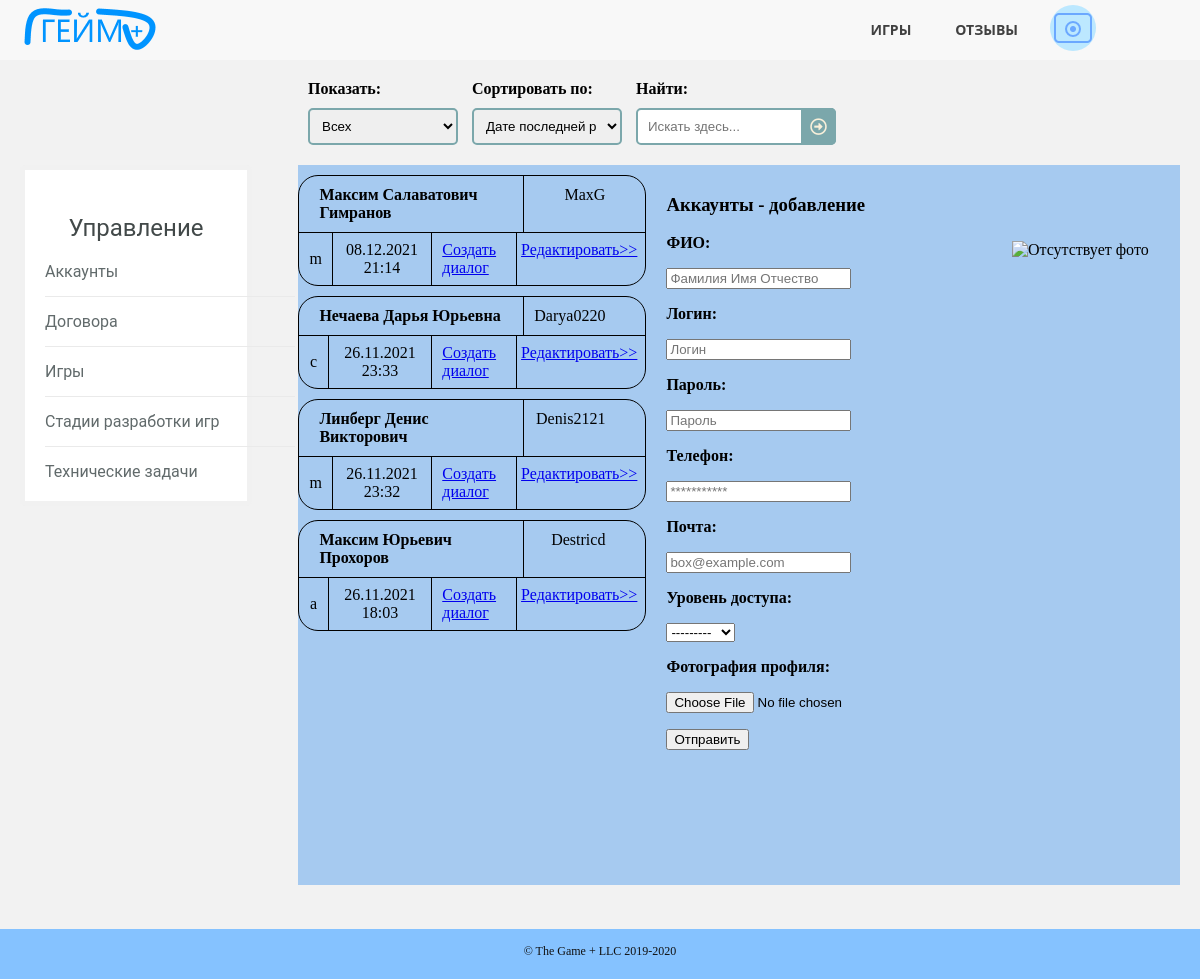
Screenshot of /control.html (signed in) with the database file from the repository.
### gameplusapp/models.py (models this page shows, shortened)
class Employee(models.Model):
    MY_CHOICES = (
        ('a', 'Админ'),
        ('m', 'Мастер'),
        ('c', 'Клиент')
    )
    full_name = models.CharField(max_length=50)
    phone = models.CharField(max_length=11)
    access_level = models.CharField(max_length=1, choices=MY_CHOICES)
    email = models.CharField(max_length=30)
    login = models.CharField(max_length=30, unique=True)
    password = models.CharField(max_length=30)
    reg_date = models.DateTimeField(default=timezone.now())
    avatar = models.ImageField(upload_to="static/images/users", null=True, blank=True)
    class Meta:
        ordering = ["-reg_date"]

### gameplusapp/views.py (the view, shortened to what this page needs)
# urls.py: path('control.html', ControlPage.as_view()),
class ControlPage(View):
    def get(self, request):
        new = False
        if "id_user" not in request.session:
            return HttpResponseRedirect('login.html')
        elif Employee.objects.get(id=request.session["id_user"]).access_level == 'c':
            return HttpResponseRedirect('contracts.html')
        elif Employee.objects.get(id=request.session["id_user"]).access_level == 'a':
            new = True
        g_avatar = get_del_account(request.session["id_user"]).avatar
        message = ''
        mod = "добавление"
        g_accounts = get_accounts()
        form = AccountsForm()
        form.fields['access_level'].choices = [('', '---------'), ('m', 'Мастер'), ('c', 'Клиент')]
        filtred = AccountsFilterForm(request.GET)
        if filtred.is_valid():
            if filtred.cleaned_data["search"]:
                g_accounts = g_accounts.filter(full_name__iregex=filtred.cleaned_data["search"])
            if filtred.cleaned_data["ordering"]:
                g_accounts = g_accounts.order_by(filtred.cleaned_data["ordering"])
            if filtred.cleaned_data["watching"]:
                g_accounts = g_accounts.filter(access_level=filtred.cleaned_data["watching"])
        context = {
            'g_accounts': g_accounts,
            'filtred': filtred,
            'form': form,
            'mod': mod,
            'new': new,
            'message': message,
            'g_avatar': g_avatar
        }
        return render(request, 'control.html', context=context)

### gameplusapp/forms.py
class AccountsFilterForm(forms.Form):
    watching = forms.ChoiceField(required=False, widget=forms.Select(attrs={
        'class': 'sortsel'
    }), choices=[
        ["", "Всех"],
        ["a", "Админов"],
        ["m", "Сотрудников"],
        ["c", "Клиентов"]
    ])
    ordering = forms.ChoiceField(required=False, widget=forms.Select(attrs={
        'class': 'sortsel'
    }), choices=[
        ["-reg_date", "Дате последней регистрации"],
        ["reg_date", "Дате первой регистрации"],
        ["full_name", "ФИО"],
        ["login", "Логинам"]
    ])
    search = forms.CharField(label="Найти:", required=False, widget=forms.TextInput(attrs={
        'placeholder': 'Искать здесь...'
    }))

class AccountsForm(forms.ModelForm):
    class Meta:
        model = Employee
        fields = ['full_name', 'phone', 'access_level', 'email', 'login', 'password', 'avatar']
        widgets = {
            "full_name": forms.TextInput(attrs={
                'placeholder': 'Фамилия Имя Отчество'
            }),
            "phone": forms.NumberInput(attrs={
                'placeholder': '***********'
            }),
            "email": forms.EmailInput(attrs={
                'placeholder': 'box@example.com'
            }),
            "login": forms.TextInput(attrs={
                'placeholder': 'Логин'
            }),
            "password": forms.PasswordInput(attrs={
                'placeholder': 'Пароль'
            }, render_value=True)
        }

### gameplusapp/function.py (called while the page is built)
def get_accounts():
    accounts = Employee.objects.all()
    return accounts

def get_del_account(pk):
    account = Employee.objects.get(id=pk)
    return account

### gameplusapp/templates/control.html (shortened to what this page needs)
<!DOCTYPE HTML>
<html>
	<head>
		<link rel="stylesheet" href="../static/css/pattern.css" />
		<link rel="stylesheet" href="../static/css/control.css" />
		<link rel="stylesheet" href="../static/css/allaccounts.css" />
	</head>
	<body>
		<header>
		  <nav>
		      <a href="/" class="logo"><img src="../static/images/logo.png" alt="логотип"></a>
			  <ul class="topmenu">
				<li><a href="/games.html">Игры</a></li>
				<li><a href="/reviews.html">Отзывы</a></li>
				<li><a class="submenu-link">
					{% if g_avatar == '' or g_avatar == None %}
					<img src="../static/images/avatar.png" alt="отсутствует аватарка">
					{% else %}
					<img src="../{{ g_avatar }}" alt="аватарка">
					{% endif %}
				</a>
				</li>
			  </ul>
		  </nav>
		</header>
        <section class="selections">
			<div class="functions">
				<form class="searchform" method="get">
					<div class="viewblock">
						<p><strong>Показать:</strong></p>
						<p>{{ filtred.watching }}</p>
					</div>
					<div class="sortblock">
						<p><strong>Сортировать по:</strong></p>
						<p>{{ filtred.ordering }}</p>
					</div>
					<div class="searchblock">
						<p><strong>Найти:</strong></p>
						<p>{{ filtred.search }}
						<button type="submit"></button></p>
					</div>
				</form>
			</div>
		</section>
		<section class="allgames">
			<div class="lists">
				<div class="sublinks">
					<div class="widget">
						<h3>Управление</h3>
						<ul>
						  	<li><a href="/control.html">Аккаунты</a></li>
						  	<li><a href="/contracts.html">Договора</a></li>
						  	<li><a href="/allgames.html">Игры</a></li>
							<li><a href="/game_states.html">Стадии разработки игр</a></li>
						  	<li><a href="/alltasks.html">Технические задачи</a></li>
						</ul>
					</div>
				</div>
                <div class="games">
					{% for account in g_accounts %}
					{% include 'control_one.html' %}
					{% endfor %}
				</div>
				{% if new or mod == "редактирование" %}
				<div class="info">
					<div class="name">
						<h3>Аккаунты - {{ mod }}</h3>
					</div>
					<div class="description">
						<p><img src="../{{ avatar }}" alt="Отсутствует фото" class="rightimg">
							<div class="userblock">
								<form class="userform" method="post" enctype="multipart/form-data">
								    <p><strong>ФИО:</strong></p>
								    <p>{{ form.full_name }}</p>
									<p><strong>Логин:</strong></p>
								    <p>{{ form.login }}</p>
									<p><strong>Пароль:</strong></p>
								    <p>{{ form.password }}</p>
									<p><strong>Телефон:</strong></p>
								    <p>{{ form.phone }}</p>
									<p><strong>Почта:</strong></p>
								    <p>{{ form.email }}</p>
									<p><strong>Уровень доступа:</strong></p>
								    <p>{{ form.access_level }}</p>
									<p><strong>Фотография профиля:</strong></p>
								    <p>{{ form.avatar }}</p>
								    <p><button type="submit">Отправить</button></p>
								</form>
							</div>
						</p>
					</div>
				</div>
				{% endif %}
			</div>
		</section>
	</body>
	<footer>
		<div class="copyright">
			<span>&copy; The Game + LLC 2019-2020</span>
		</div>
	</footer>
</html>

### gameplusapp/templates/control_one.html
{% block content %}
<div class="userone">
    <div class="usertag">
        <div class="username">
            <p>{{ account.full_name }}</p>
        </div>
        <div class="userlogin">
            <p>{{ account.login }}</p>
        </div>
    </div>
    <div class="userother">
        <div class="userrate">
            <p>{{ account.access_level }}</p>
        </div>
        <div class="userdate">
            <p>{{ account.reg_date|date:"d.m.Y H:i" }}</p>
        </div>
        <div class="userid">
            <a href="/messages.html/create/{{ account.id }}">Создать диалог</a>
        </div>
        <div class="more">
            <a href="/control.html/{{ account.id }}">Редактировать>></a>
        </div>
    </div>
</div>
{% endblock %}

### gameplusapp/static/css/pattern.css (style rules this page uses)
* { box-sizing: border-box; }
html { height: 100%; }
body { position:relative; min-height: 100%; margin: 0; background: #f2f2f2; }
header { position: relative; min-height: 60px; padding-top: 5px; background: rgba(255,255,255, .4); text-align: center; z-index: 1; }
header a { text-decoration: none; outline: none; display: inline-block; transition: .3s ease-in-out; }
.logo { float: left; color: #D5B45B; font-family: 'Playfair Display', serif; font-size: 2.5em; }
nav { display: block; padding: 0 20px; }
nav ul { list-style: none; margin: 0; padding: 0; float: right; }
.topmenu:after { content: ""; display: table; clear: both; }
.topmenu > li { width: 25%; float: left; position: relative; font-family: 'Open Sans', sans-serif; }
.topmenu > li > a { text-transform: uppercase; font-size: 14px; font-weight: bold; color: #404040; padding: 15px 30px; }
.submenu-link { padding: 0 30px !important; margin-left: 10px; }
.submenu-link > img { width: 46px; height: 46px; border-radius: 50%; object-fit:cover; }
footer { position:absolute; bottom: -50px; width: 100%; height: 50px; padding-top: 15px; background: #85c2ff; }
.copyright { font-size: 12px; text-align: center; color: #111111; }

### gameplusapp/static/css/control.css (style rules this page uses)
section { display: block; }
.functions { padding: 10px 20px 5px calc(20px + 24%); }
.viewblock, .sortblock, .searchblock, .back, .sublinks, .games, .info { display: inline-block; }
.viewblock, .sortblock { margin-right: 10px; }
.viewblock > p, .sortblock > p, .searchblock > p, .back > p { position: relative; margin: 10px 0; }
.sortsel { padding: 8px; border: 2px solid #7BA7AB; border-radius: 5px; width: 150px; }
.searchblock > p > input { width: 100%; padding: 9px 9px 9px 10px; border: 2px solid #7BA7AB; border-radius: 5px; outline: none; }
.searchblock > p > button { position: absolute; top: 0; right: 0px; padding: 9px; border: none; background: #7BA7AB; border-radius: 0 5px 5px 0; cursor: pointer; }
.searchblock > p > button:before { content: "\f35a"; font-family: 'Font Awesome 5 Free'; font-size: 17px; color: #F9F0DA; }
.sublinks, .games, .info { height: 720px; }
.games, .info { background-color: #A6CAF0; }
.lists { padding: 5px 20px 40px 20px; }
.sublinks { width: 20%; float: left; }
.games, .info { background-attachment: local; overflow: auto; }
.games { width: 30%; margin-left: 4%; }
.info { width: 46%; padding: 10px 20px; float: right; }
.widget { padding: 20px; border: 5px solid #f1f1f1; background: #fff; border-radius: 5px; font-family: 'Roboto', sans-serif; }
.widget h3 { margin-bottom: 20px; text-align: center; font-size: 24px; font-weight: normal; color: #424949; }
.widget ul { margin: 0; padding: 0; list-style: none; width: 250px; }
.widget li { border-bottom: 1px solid #eaeaea; padding-bottom: 15px; margin-bottom: 15px; }
.widget li:last-child { border-bottom: none; margin-bottom: 0; padding-bottom: 0; }
.widget a { text-decoration: none; color: #616a6b; display: inline-block; }
.widget li:before { font-family: FontAwesome; font-size: 20px; vertical-align:bottom; color: #dd3333; margin-right: 14px; }

### gameplusapp/static/css/allaccounts.css (style rules this page uses)
.userone { margin: 10px 0; border: 1px solid black; border-radius: 20px; }
.usertag { border-bottom: 1px solid black; }
.usertag, .userother { display: table; width: 100%; margin-left: 0; margin-right: 0; }
.usertag > div, .usertag > noindex > div, .userother > div, .userother > noindex > div { display: table-cell; vertical-align: middle; }
.username { width: 64.9%; border-right: 1px solid black; padding: 10px 10px 10px 20px; font-weight: bold; }
.userlogin { float: right; padding: 10px 40px 10px 10px; }
.username > p, .userlogin > p, .userrate > p, .userdate > p, .userid > a, .more > a { margin: 0; }
.userrate { width: 9.4%; border-right: 1px solid black; padding: 8px 10px; }
.userdate { width: 39%; border-right: 1px solid black; padding: 8px 10px; }
.userrate > p, .userdate > p { text-align: center; }
.userid { width: 15%; border-right: 1px solid black; padding: 8px 20px 8px 10px; }
.more { float: right; padding: 8px 8px 8px 4px; }
.userid > a { text-align: right; }
.rightimg { width: 30%; height: 40%; float: right; margin: 7px 0 7px 7px; }

### rows the page displays
Employee: full_name "Максим Салаватович Гимранов", login "MaxG", access_level "m", reg_date "08.12.2021 21:14"
Employee: full_name "Нечаева Дарья Юрьевна", login "Darya0220", access_level "c", reg_date "26.11.2021 23:33"
Employee: full_name "Линберг Денис Викторович", login "Denis2121", access_level "m", reg_date "26.11.2021 23:32"
Employee: full_name "Максим Юрьевич Прохоров", login "Destricd", access_level "a", reg_date "26.11.2021 18:03"

### other values shown
{{ mod }} "добавление"
